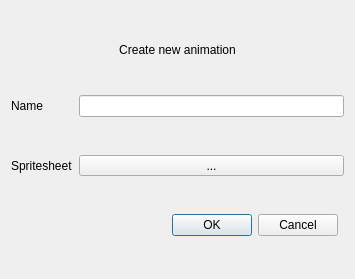
<?xml version="1.0" encoding="UTF-8"?>
<ui version="4.0">
 <class>NewAnimationDialog</class>
 <widget class="QDialog" name="NewAnimationDialog">
  <property name="geometry">
   <rect>
    <x>0</x>
    <y>0</y>
    <width>355</width>
    <height>279</height>
   </rect>
  </property>
  <property name="windowTitle">
   <string>Create new animation</string>
  </property>
  <layout class="QGridLayout" name="gridLayout">
   <item row="2" column="0">
    <widget class="QLabel" name="spritesheetLabel">
     <property name="text">
      <string>Spritesheet</string>
     </property>
    </widget>
   </item>
   <item row="1" column="0">
    <widget class="QLabel" name="animationNameLabel">
     <property name="text">
      <string>Name</string>
     </property>
    </widget>
   </item>
   <item row="3" column="1">
    <widget class="QDialogButtonBox" name="buttonBox">
     <property name="sizePolicy">
      <sizepolicy hsizetype="Expanding" vsizetype="Fixed">
       <horstretch>0</horstretch>
       <verstretch>0</verstretch>
      </sizepolicy>
     </property>
     <property name="orientation">
      <enum>Qt::Horizontal</enum>
     </property>
     <property name="standardButtons">
      <set>QDialogButtonBox::Cancel|QDialogButtonBox::Ok</set>
     </property>
    </widget>
   </item>
   <item row="1" column="1" colspan="2">
    <widget class="QLineEdit" name="animationNameLineEdit"/>
   </item>
   <item row="0" column="0" colspan="3">
    <widget class="QLabel" name="createNewAnimationLabel">
     <property name="sizePolicy">
      <sizepolicy hsizetype="Preferred" vsizetype="Maximum">
       <horstretch>0</horstretch>
       <verstretch>0</verstretch>
      </sizepolicy>
     </property>
     <property name="text">
      <string>Create new animation</string>
     </property>
     <property name="alignment">
      <set>Qt::AlignCenter</set>
     </property>
    </widget>
   </item>
   <item row="2" column="1" colspan="2">
    <widget class="QToolButton" name="spritesheetSelectToolButton">
     <property name="sizePolicy">
      <sizepolicy hsizetype="Expanding" vsizetype="Fixed">
       <horstretch>0</horstretch>
       <verstretch>0</verstretch>
      </sizepolicy>
     </property>
     <property name="text">
      <string>...</string>
     </property>
    </widget>
   </item>
  </layout>
 </widget>
 <resources/>
 <connections>
  <connection>
   <sender>buttonBox</sender>
   <signal>accepted()</signal>
   <receiver>NewAnimationDialog</receiver>
   <slot>accept()</slot>
   <hints>
    <hint type="sourcelabel">
     <x>248</x>
     <y>254</y>
    </hint>
    <hint type="destinationlabel">
     <x>157</x>
     <y>274</y>
    </hint>
   </hints>
  </connection>
  <connection>
   <sender>buttonBox</sender>
   <signal>rejected()</signal>
   <receiver>NewAnimationDialog</receiver>
   <slot>reject()</slot>
   <hints>
    <hint type="sourcelabel">
     <x>316</x>
     <y>260</y>
    </hint>
    <hint type="destinationlabel">
     <x>286</x>
     <y>274</y>
    </hint>
   </hints>
  </connection>
 </connections>
</ui>
